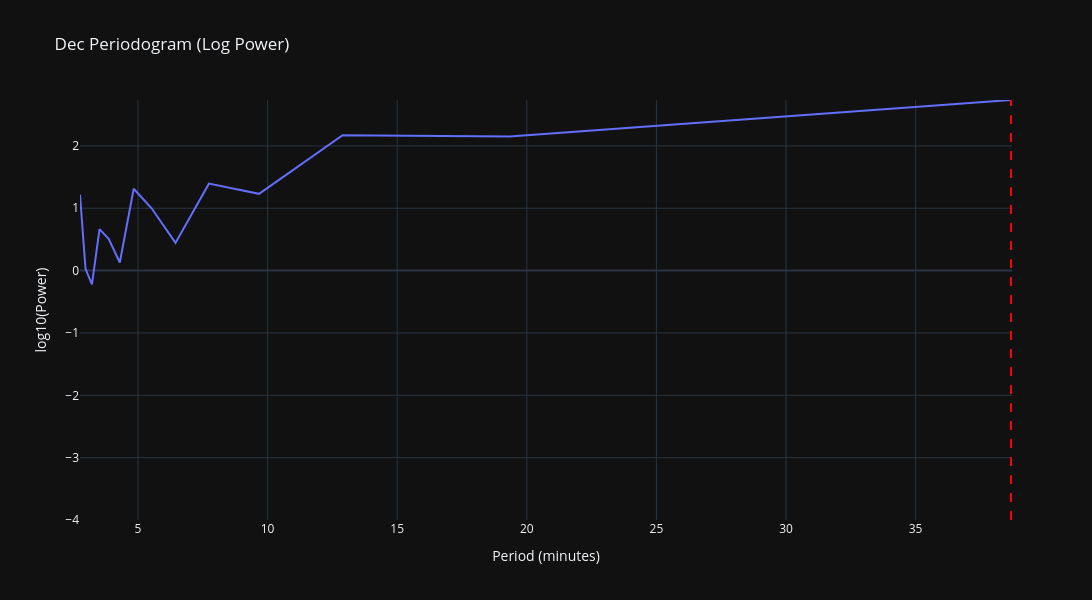

The cell this chart's notebook holds for it:
### Code cell
periods_min = 1 / freqs / 60
log_power = np.log10(power)
max_y = np.max(log_power)
fig = go.Figure()

fig.add_trace(go.Scatter(
    x=periods_min,
    y=log_power,
    mode='lines',
    name='log10(Power)'
))

fig.add_vline(x=worm_period_sec/60, line_dash="dash", line_color="red")

fig.update_layout(
    title="Dec Periodogram (Log Power)",
    xaxis_title="Period (minutes)",
    yaxis_title="log10(Power)", 
    height=600, width=1200, template="plotly_dark",
)
max_y
fig.update_yaxes(range=[ -4, max_y])

fig.show()

### Figure 1 — Plotly figure (JSON) as saved in the notebook; plotly's stock layout.template omitted (floating-point values rounded to 4 significant figures)
{"data": [{"mode": "lines", "name": "log10(Power)", "type": "scatter", "x": [38.68, 19.34, 12.89, 9.67, 7.736, 6.447, 5.526, 4.835, 4.298, 3.868, 3.516, 3.223, 2.975, 2.763], "y": [2.736, 2.152, 2.171, 1.232, 1.395, 0.4438, 0.9994, 1.314, 0.1307, 0.5083, 0.6664, -0.221, 0.02946, 1.215]}], "layout": {"height": 600, "shapes": [{"line": {"color": "red", "dash": "dash"}, "type": "line", "x0": 38.68, "x1": 38.68, "xref": "x", "y0": 0, "y1": 1, "yref": "y domain"}], "title": {"text": "Dec Periodogram (Log Power)"}, "width": 1200, "xaxis": {"title": {"text": "Period (minutes)"}}, "yaxis": {"range": [-4, 2.736], "title": {"text": "log10(Power)"}}}}
